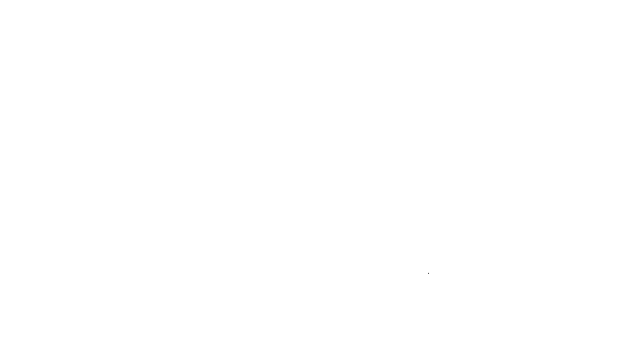
Frame 1 (no input)
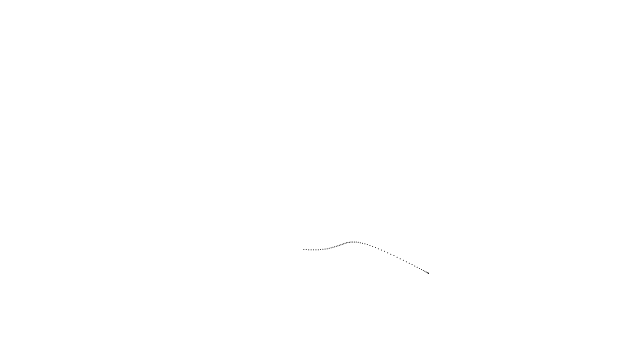
Frame 60 (no input)
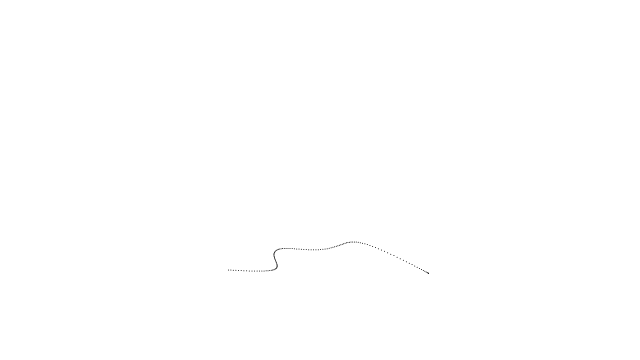
Frame 120 (the mouse pressed at the canvas centre since frame 60)

The p5.js sketch that drew these frames (run headless with seeded random() and noise() and a simulated clock; from frame 60 on, the mouse is pressed at the canvas centre):

// p5.js sketch
// ── sketch.js
/**
 * Example 0.6
 * Author: Samuel LaPrade
 * The Nature of Code
 * Lesson Plans by Daniel Shiffman
 */

let walker;

function setup() {

  createCanvas(640, 360);
  walker = new Walker();
  background(0, 0);

}

function draw() {

  walker.step();
  walker.show();

}

class Walker {

  constructor() {
    // initialize perlin noise starting points
    this.tx = 0;
    this.ty = 10000;
  }

  show() {
    // draw walker's location as a point
    stroke(0);
    point(this.x, this.y);
  }

  step() {
    // map noise return to next location on screen
    this.x = map(noise(this.tx), 0, 1, 0, width);
    this.y = map(noise(this.ty), 0, 1, 0, height);

    // increment the time
    this.tx += 0.005;
    this.ty += 0.005;
  }

}
